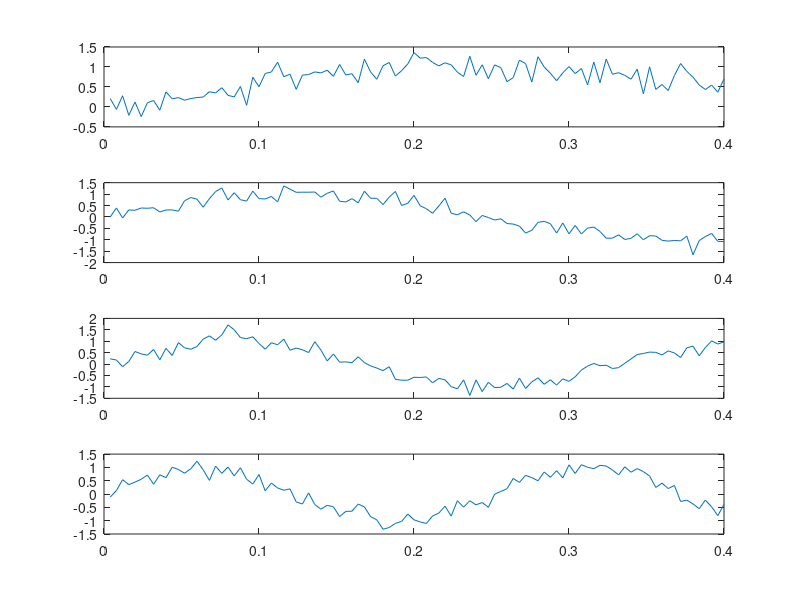
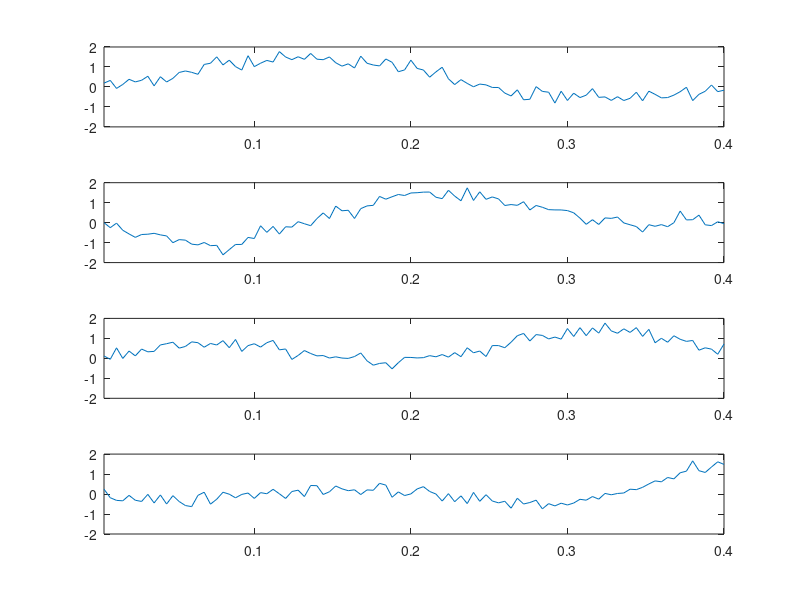

Write MATLAB code to recreate these figures, in order.
clear;

N =4;
Nt = 100;
Fs = 250;
tt = [1:Nt]./Fs;

xxe = randn(Nt,N).*.2;
for kk=1:N,
    xxe(:,kk) = xxe(:,kk) + sin(2.*pi.*kk.*tt)';
end

figure(100)
for kk=1:N,
    subplot(N,1,kk), plot(tt, xxe(:,kk))
end

%cove = cov(xxe);
cove = xxe' * xxe;

[EE,EV] = eig(cove);    lame = diag(EV);     [lame,indx] = sort(lame,1,'descend');    evece = EE(:,indx);

aae = xxe * evece;
figure(200)
for kk=1:N,
    std(aae(:,kk))
    subplot(N,1,kk), plot(tt, aae(:,kk)); axis([tt(1) tt(end) -2 2])
end

for ii=1:N,
    for jj=ii:N,
        fprintf('%d %d %f\n',ii,jj,         sum( aae(:,ii).*aae(:,jj) ) );
    end
end

